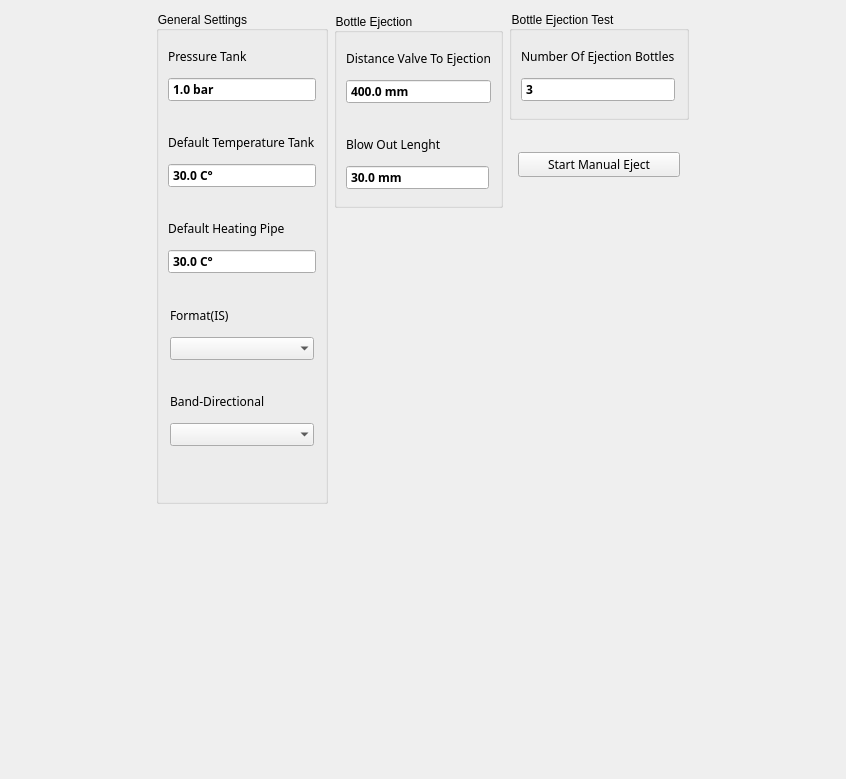
<?xml version="1.0" encoding="UTF-8"?>
<ui version="4.0">
 <class>GeneralDialog</class>
 <widget class="QWidget" name="GeneralDialog">
  <property name="geometry">
   <rect>
    <x>0</x>
    <y>0</y>
    <width>846</width>
    <height>779</height>
   </rect>
  </property>
  <property name="windowTitle">
   <string/>
  </property>
  <property name="styleSheet">
   <string notr="true">/*QWidget{
     background:rgb(218, 220, 224);
border: 0px;
}
*/</string>
  </property>
  <layout class="QGridLayout" name="gridLayout_7">
   <item row="0" column="0">
    <spacer name="horizontalSpacer">
     <property name="orientation">
      <enum>Qt::Horizontal</enum>
     </property>
     <property name="sizeHint" stdset="0">
      <size>
       <width>172</width>
       <height>20</height>
      </size>
     </property>
    </spacer>
   </item>
   <item row="0" column="1">
    <layout class="QGridLayout" name="gridLayout_5">
     <item row="0" column="0" rowspan="2">
      <widget class="QGroupBox" name="groupBoxGeneraProductSettings">
       <property name="sizePolicy">
        <sizepolicy hsizetype="Preferred" vsizetype="Fixed">
         <horstretch>0</horstretch>
         <verstretch>0</verstretch>
        </sizepolicy>
       </property>
       <property name="styleSheet">
        <string notr="true">QGroupBox{
    background-color: transparent;
}</string>
       </property>
       <property name="title">
        <string>General Settings</string>
       </property>
       <layout class="QGridLayout" name="gridLayout_6">
        <property name="leftMargin">
         <number>0</number>
        </property>
        <property name="topMargin">
         <number>0</number>
        </property>
        <property name="rightMargin">
         <number>0</number>
        </property>
        <property name="bottomMargin">
         <number>4</number>
        </property>
        <property name="spacing">
         <number>4</number>
        </property>
        <item row="3" column="0">
         <widget class="ContentBoardItem" name="widgetDashBoardFormatFromIS" native="true">
          <property name="sizePolicy">
           <sizepolicy hsizetype="Expanding" vsizetype="Fixed">
            <horstretch>0</horstretch>
            <verstretch>0</verstretch>
           </sizepolicy>
          </property>
          <property name="minimumSize">
           <size>
            <width>0</width>
            <height>82</height>
           </size>
          </property>
          <property name="maximumSize">
           <size>
            <width>16777215</width>
            <height>82</height>
           </size>
          </property>
          <property name="styleSheet">
           <string notr="true">/*QFrame{
     background:rgb(249,247,248);
     min-height: 80px;
     max-height: 80px;
}

QLabel{
  background:rgb(249,247,248);
  color: rgb(39,51,66);
  font-size: 16px;
  font-family: Siemens Sans;
  min-height: 20px;
  max-height: 20px;
}

QComboBox
{
    background:rgb(255,255,255);
    color:rgb(39,51,66);
    font-size: 16px;
    font-weight: bold;
    font-family: Siemens Sans;
    border: 1px solid rgb(39,51,66); 
    min-height: 32px;
    max-height: 32px;
}


QComboBox QAbstractItemView
{
     selection-background-color: rgb(196,199,204);
     padding: 0px 0px 0px 0px;
}


QComboBox::drop-down
{
     width: 0px;
     color: white;
     border-left-width: 0px;
     margin: 0px;
 }
*/



</string>
          </property>
          <layout class="QGridLayout" name="gridLayout">
           <item row="0" column="0">
            <widget class="QLabel" name="labelContentBoardFormatFromIS">
             <property name="font">
              <font>
               <family>Siemens Sans</family>
              </font>
             </property>
             <property name="text">
              <string>Format(IS)</string>
             </property>
            </widget>
           </item>
           <item row="1" column="0">
            <widget class="QComboBox" name="comboBoxFormatIS">
             <property name="sizePolicy">
              <sizepolicy hsizetype="Minimum" vsizetype="Fixed">
               <horstretch>0</horstretch>
               <verstretch>0</verstretch>
              </sizepolicy>
             </property>
             <property name="minimumSize">
              <size>
               <width>0</width>
               <height>0</height>
              </size>
             </property>
             <property name="maximumSize">
              <size>
               <width>16777215</width>
               <height>16777215</height>
              </size>
             </property>
             <property name="font">
              <font>
               <family>Siemens Sans</family>
               <weight>75</weight>
               <bold>true</bold>
              </font>
             </property>
             <property name="focusPolicy">
              <enum>Qt::ClickFocus</enum>
             </property>
             <property name="styleSheet">
              <string notr="true"/>
             </property>
             <property name="currentIndex">
              <number>-1</number>
             </property>
             <property name="sizeAdjustPolicy">
              <enum>QComboBox::AdjustToContents</enum>
             </property>
             <property name="minimumContentsLength">
              <number>0</number>
             </property>
             <property name="iconSize">
              <size>
               <width>16</width>
               <height>16</height>
              </size>
             </property>
             <property name="frame">
              <bool>false</bool>
             </property>
             <property name="modelColumn">
              <number>0</number>
             </property>
            </widget>
           </item>
          </layout>
         </widget>
        </item>
        <item row="4" column="0">
         <widget class="ContentBoardItem" name="contentBoardBandDirectional" native="true">
          <property name="sizePolicy">
           <sizepolicy hsizetype="Expanding" vsizetype="Fixed">
            <horstretch>0</horstretch>
            <verstretch>0</verstretch>
           </sizepolicy>
          </property>
          <property name="minimumSize">
           <size>
            <width>0</width>
            <height>82</height>
           </size>
          </property>
          <property name="maximumSize">
           <size>
            <width>16777215</width>
            <height>82</height>
           </size>
          </property>
          <property name="styleSheet">
           <string notr="true">/*QFrame{
     background:rgb(249,247,248);
     min-height: 80px;
     max-height: 80px;
}

QLabel{
  background:rgb(249,247,248);
  color: rgb(39,51,66);
  font-size: 16px;
  font-family: Siemens Sans;
  min-height: 20px;
  max-height: 20px;
}

QComboBox
{
    background:rgb(255,255,255);
    color:rgb(39,51,66);
    font-size: 16px;
    font-weight: bold;
    font-family: Siemens Sans;
    border: 1px solid rgb(39,51,66); 
    min-height: 32px;
    max-height: 32px;
}


QComboBox QAbstractItemView
{
     selection-background-color: rgb(196,199,204);
     padding: 0px 0px 0px 0px;
}


QComboBox::drop-down
{
     width: 0px;
     color: white;
     border-left-width: 0px;
     margin: 0px;
 }
*/



</string>
          </property>
          <layout class="QGridLayout" name="gridLayout_10">
           <item row="2" column="0">
            <widget class="QComboBox" name="comboBoxBandDirectional">
             <property name="sizePolicy">
              <sizepolicy hsizetype="Minimum" vsizetype="Fixed">
               <horstretch>0</horstretch>
               <verstretch>0</verstretch>
              </sizepolicy>
             </property>
             <property name="minimumSize">
              <size>
               <width>0</width>
               <height>0</height>
              </size>
             </property>
             <property name="maximumSize">
              <size>
               <width>16777215</width>
               <height>16777215</height>
              </size>
             </property>
             <property name="font">
              <font>
               <family>Siemens Sans</family>
               <weight>75</weight>
               <bold>true</bold>
              </font>
             </property>
             <property name="focusPolicy">
              <enum>Qt::ClickFocus</enum>
             </property>
             <property name="styleSheet">
              <string notr="true"/>
             </property>
             <property name="currentIndex">
              <number>-1</number>
             </property>
             <property name="sizeAdjustPolicy">
              <enum>QComboBox::AdjustToContents</enum>
             </property>
             <property name="minimumContentsLength">
              <number>0</number>
             </property>
             <property name="iconSize">
              <size>
               <width>16</width>
               <height>16</height>
              </size>
             </property>
             <property name="frame">
              <bool>false</bool>
             </property>
             <property name="modelColumn">
              <number>0</number>
             </property>
            </widget>
           </item>
           <item row="1" column="0">
            <widget class="QLabel" name="labelContentBoardBandDirectional">
             <property name="font">
              <font>
               <family>Siemens Sans</family>
              </font>
             </property>
             <property name="text">
              <string>Band-Directional</string>
             </property>
            </widget>
           </item>
          </layout>
         </widget>
        </item>
        <item row="0" column="0">
         <widget class="ContentBoardItem" name="widgetDashBoardValvePreasureActualValue" native="true">
          <property name="sizePolicy">
           <sizepolicy hsizetype="Expanding" vsizetype="Fixed">
            <horstretch>0</horstretch>
            <verstretch>0</verstretch>
           </sizepolicy>
          </property>
          <property name="minimumSize">
           <size>
            <width>0</width>
            <height>82</height>
           </size>
          </property>
          <property name="maximumSize">
           <size>
            <width>16777215</width>
            <height>82</height>
           </size>
          </property>
          <property name="styleSheet">
           <string notr="true">/*QFrame{
     background:rgb(249,247,248);
     min-height: 80px;
     max-height: 80px;
}

QLabel{
  background:rgb(249,247,248);
  color: rgb(39,51,66);
  font-size: 16px;
  font-family: Siemens Sans;
  min-height: 20px;
  max-height: 20px;
}

QDoubleSpinBox{
  background:rgb(255,255,255);
  color: rgb(39,51,66);
  font-size: 16px;
  font-weight: bold;
  font-family: Siemens Sans;
  min-height: 32px;
  max-height: 32px;
}

QDoubleSpinBox::focus{
 border: 2px solid rgb(0,95,135);
}
*/

QDoubleSpinBox::focus{
 border: 2px solid rgb(0,95,135);
}
</string>
          </property>
          <layout class="QGridLayout" name="gridLayout_19">
           <property name="leftMargin">
            <number>9</number>
           </property>
           <property name="rightMargin">
            <number>9</number>
           </property>
           <item row="0" column="0">
            <widget class="QLabel" name="labelContentBoardDefaultPreasure">
             <property name="font">
              <font>
               <family>Siemens Sans</family>
              </font>
             </property>
             <property name="text">
              <string>Pressure Tank</string>
             </property>
            </widget>
           </item>
           <item row="1" column="0">
            <widget class="QDoubleSpinBox" name="doubleSpinBoxDefaultPreasure">
             <property name="font">
              <font>
               <family>Siemens Sans</family>
               <weight>75</weight>
               <bold>true</bold>
              </font>
             </property>
             <property name="focusPolicy">
              <enum>Qt::ClickFocus</enum>
             </property>
             <property name="toolTip">
              <string>K70 output</string>
             </property>
             <property name="styleSheet">
              <string notr="true">/*QDoubleSpinBox{
     background:rgb(255,255,255);
     color:rgb(39,51,66);
}
*/</string>
             </property>
             <property name="wrapping">
              <bool>false</bool>
             </property>
             <property name="buttonSymbols">
              <enum>QAbstractSpinBox::NoButtons</enum>
             </property>
             <property name="suffix">
              <string> bar</string>
             </property>
             <property name="decimals">
              <number>1</number>
             </property>
             <property name="minimum">
              <double>0.000000000000000</double>
             </property>
             <property name="maximum">
              <double>3.000000000000000</double>
             </property>
             <property name="singleStep">
              <double>0.100000000000000</double>
             </property>
             <property name="value">
              <double>1.000000000000000</double>
             </property>
            </widget>
           </item>
          </layout>
         </widget>
        </item>
        <item row="2" column="0">
         <widget class="ContentBoardItem" name="widgetDashBoardDefaultHeatingPipe" native="true">
          <property name="sizePolicy">
           <sizepolicy hsizetype="Expanding" vsizetype="Fixed">
            <horstretch>0</horstretch>
            <verstretch>0</verstretch>
           </sizepolicy>
          </property>
          <property name="minimumSize">
           <size>
            <width>0</width>
            <height>82</height>
           </size>
          </property>
          <property name="maximumSize">
           <size>
            <width>16777215</width>
            <height>82</height>
           </size>
          </property>
          <property name="styleSheet">
           <string notr="true">/*QFrame{
     background:rgb(249,247,248);
     min-height: 80px;
     max-height: 80px;
}

QLabel{
  background:rgb(249,247,248);
  color: rgb(39,51,66);
  font-size: 16px;
  font-family: Siemens Sans;
  min-height: 20px;
  max-height: 20px;
}

QDoubleSpinBox{
  background:rgb(255,255,255);
  color: rgb(39,51,66);
  font-size: 16px;
  font-weight: bold;
  font-family: Siemens Sans;
  min-height: 32px;
  max-height: 32px;
}

QDoubleSpinBox::focus{
 border: 2px solid rgb(0,95,135);
}
*/

QDoubleSpinBox::focus{
 border: 2px solid rgb(0,95,135);
}
</string>
          </property>
          <layout class="QGridLayout" name="gridLayout_26">
           <property name="leftMargin">
            <number>9</number>
           </property>
           <property name="rightMargin">
            <number>9</number>
           </property>
           <item row="0" column="0">
            <widget class="QLabel" name="labelContentBoardDefaultHeatingPipe">
             <property name="font">
              <font>
               <family>Siemens Sans</family>
              </font>
             </property>
             <property name="text">
              <string>Default Heating Pipe</string>
             </property>
            </widget>
           </item>
           <item row="1" column="0">
            <widget class="QDoubleSpinBox" name="doubleSpinBoxDefaultHeatingPipe">
             <property name="font">
              <font>
               <family>Siemens Sans</family>
               <weight>75</weight>
               <bold>true</bold>
              </font>
             </property>
             <property name="focusPolicy">
              <enum>Qt::ClickFocus</enum>
             </property>
             <property name="toolTip">
              <string>K31 output</string>
             </property>
             <property name="styleSheet">
              <string notr="true">/*QDoubleSpinBox{
     background:rgb(255,255,255);
     color:rgb(39,51,66);
}
*/</string>
             </property>
             <property name="wrapping">
              <bool>false</bool>
             </property>
             <property name="buttonSymbols">
              <enum>QAbstractSpinBox::NoButtons</enum>
             </property>
             <property name="suffix">
              <string> C°</string>
             </property>
             <property name="decimals">
              <number>1</number>
             </property>
             <property name="minimum">
              <double>0.000000000000000</double>
             </property>
             <property name="maximum">
              <double>100.000000000000000</double>
             </property>
             <property name="singleStep">
              <double>1.000000000000000</double>
             </property>
             <property name="value">
              <double>30.000000000000000</double>
             </property>
            </widget>
           </item>
          </layout>
         </widget>
        </item>
        <item row="1" column="0">
         <widget class="ContentBoardItem" name="widgetDashBoardPreasureTankDefaultTemp" native="true">
          <property name="sizePolicy">
           <sizepolicy hsizetype="Expanding" vsizetype="Fixed">
            <horstretch>0</horstretch>
            <verstretch>0</verstretch>
           </sizepolicy>
          </property>
          <property name="minimumSize">
           <size>
            <width>0</width>
            <height>82</height>
           </size>
          </property>
          <property name="maximumSize">
           <size>
            <width>16777215</width>
            <height>82</height>
           </size>
          </property>
          <property name="styleSheet">
           <string notr="true">/*QFrame{
     background:rgb(249,247,248);
     min-height: 80px;
     max-height: 80px;
}

QLabel{
  background:rgb(249,247,248);
  color: rgb(39,51,66);
  font-size: 16px;
  font-family: Siemens Sans;
  min-height: 20px;
  max-height: 20px;
}

QDoubleSpinBox{
  background:rgb(255,255,255);
  color: rgb(39,51,66);
  font-size: 16px;
  font-weight: bold;
  font-family: Siemens Sans;
  min-height: 32px;
  max-height: 32px;
}

QDoubleSpinBox::focus{
 border: 2px solid rgb(0,95,135);
}
*/

QDoubleSpinBox::focus{
 border: 2px solid rgb(0,95,135);
}
</string>
          </property>
          <layout class="QGridLayout" name="gridLayout_22">
           <property name="leftMargin">
            <number>9</number>
           </property>
           <property name="rightMargin">
            <number>9</number>
           </property>
           <item row="0" column="0">
            <widget class="QLabel" name="labelContentBoardPreasureTankDefaultTemp">
             <property name="font">
              <font>
               <family>Siemens Sans</family>
              </font>
             </property>
             <property name="text">
              <string>Default Temperature Tank</string>
             </property>
            </widget>
           </item>
           <item row="1" column="0">
            <widget class="QDoubleSpinBox" name="doubleSpinBoxPreasureTankDefaultTemp">
             <property name="font">
              <font>
               <family>Siemens Sans</family>
               <weight>75</weight>
               <bold>true</bold>
              </font>
             </property>
             <property name="focusPolicy">
              <enum>Qt::ClickFocus</enum>
             </property>
             <property name="toolTip">
              <string>K31 output</string>
             </property>
             <property name="styleSheet">
              <string notr="true">/*QDoubleSpinBox{
     background:rgb(255,255,255);
     color:rgb(39,51,66);
}
*/</string>
             </property>
             <property name="wrapping">
              <bool>false</bool>
             </property>
             <property name="buttonSymbols">
              <enum>QAbstractSpinBox::NoButtons</enum>
             </property>
             <property name="suffix">
              <string> C°</string>
             </property>
             <property name="decimals">
              <number>1</number>
             </property>
             <property name="minimum">
              <double>0.000000000000000</double>
             </property>
             <property name="maximum">
              <double>100.000000000000000</double>
             </property>
             <property name="singleStep">
              <double>1.000000000000000</double>
             </property>
             <property name="value">
              <double>30.000000000000000</double>
             </property>
            </widget>
           </item>
          </layout>
         </widget>
        </item>
        <item row="5" column="0">
         <spacer name="verticalSpacer_3">
          <property name="orientation">
           <enum>Qt::Vertical</enum>
          </property>
          <property name="sizeHint" stdset="0">
           <size>
            <width>20</width>
            <height>40</height>
           </size>
          </property>
         </spacer>
        </item>
       </layout>
      </widget>
     </item>
     <item row="0" column="1">
      <widget class="QGroupBox" name="groupBoxEjectBottleSettings">
       <property name="sizePolicy">
        <sizepolicy hsizetype="Preferred" vsizetype="Fixed">
         <horstretch>0</horstretch>
         <verstretch>0</verstretch>
        </sizepolicy>
       </property>
       <property name="styleSheet">
        <string notr="true">QGroupBox{
    background-color: transparent;
}</string>
       </property>
       <property name="title">
        <string>Bottle Ejection</string>
       </property>
       <layout class="QGridLayout" name="gridLayout_2">
        <property name="leftMargin">
         <number>0</number>
        </property>
        <property name="topMargin">
         <number>0</number>
        </property>
        <property name="rightMargin">
         <number>0</number>
        </property>
        <property name="bottomMargin">
         <number>4</number>
        </property>
        <property name="spacing">
         <number>4</number>
        </property>
        <item row="0" column="0">
         <widget class="ContentBoardItem" name="widgetDashBoardDistanceBottleEjection" native="true">
          <property name="sizePolicy">
           <sizepolicy hsizetype="Expanding" vsizetype="Fixed">
            <horstretch>0</horstretch>
            <verstretch>0</verstretch>
           </sizepolicy>
          </property>
          <property name="minimumSize">
           <size>
            <width>0</width>
            <height>82</height>
           </size>
          </property>
          <property name="maximumSize">
           <size>
            <width>16777215</width>
            <height>82</height>
           </size>
          </property>
          <property name="styleSheet">
           <string notr="true">/*QFrame{
     background:rgb(249,247,248);
     min-height: 80px;
     max-height: 80px;
}

QLabel{
  background:rgb(249,247,248);
  color: rgb(39,51,66);
  font-size: 16px;
  font-family: Siemens Sans;
  min-height: 20px;
  max-height: 20px;
}

QDoubleSpinBox{
  background:rgb(255,255,255);
  color: rgb(39,51,66);
  font-size: 16px;
  font-weight: bold;
  font-family: Siemens Sans;
  min-height: 32px;
  max-height: 32px;
}

QDoubleSpinBox::focus{
 border: 2px solid rgb(0,95,135);
}
*/

QDoubleSpinBox::focus{
 border: 2px solid rgb(0,95,135);
}
</string>
          </property>
          <layout class="QGridLayout" name="gridLayout_21">
           <property name="leftMargin">
            <number>9</number>
           </property>
           <property name="rightMargin">
            <number>9</number>
           </property>
           <item row="0" column="0">
            <widget class="QLabel" name="labelContentBoardDistanceValveEjection">
             <property name="font">
              <font>
               <family>Siemens Sans</family>
              </font>
             </property>
             <property name="text">
              <string>Distance Valve To Ejection</string>
             </property>
            </widget>
           </item>
           <item row="1" column="0">
            <widget class="QDoubleSpinBox" name="doubleSpinBoxDistanceValveEjection">
             <property name="font">
              <font>
               <family>Siemens Sans</family>
               <weight>75</weight>
               <bold>true</bold>
              </font>
             </property>
             <property name="focusPolicy">
              <enum>Qt::ClickFocus</enum>
             </property>
             <property name="styleSheet">
              <string notr="true">/*QDoubleSpinBox{
     background:rgb(255,255,255);
     color:rgb(39,51,66);
}
*/</string>
             </property>
             <property name="wrapping">
              <bool>false</bool>
             </property>
             <property name="buttonSymbols">
              <enum>QAbstractSpinBox::NoButtons</enum>
             </property>
             <property name="suffix">
              <string> mm</string>
             </property>
             <property name="decimals">
              <number>1</number>
             </property>
             <property name="minimum">
              <double>0.100000000000000</double>
             </property>
             <property name="maximum">
              <double>10000.000000000000000</double>
             </property>
             <property name="singleStep">
              <double>1.000000000000000</double>
             </property>
             <property name="value">
              <double>400.000000000000000</double>
             </property>
            </widget>
           </item>
          </layout>
         </widget>
        </item>
        <item row="1" column="0">
         <widget class="ContentBoardItem" name="widgetDashBoardProductWidth" native="true">
          <property name="sizePolicy">
           <sizepolicy hsizetype="Expanding" vsizetype="Fixed">
            <horstretch>0</horstretch>
            <verstretch>0</verstretch>
           </sizepolicy>
          </property>
          <property name="minimumSize">
           <size>
            <width>0</width>
            <height>82</height>
           </size>
          </property>
          <property name="maximumSize">
           <size>
            <width>16777215</width>
            <height>82</height>
           </size>
          </property>
          <property name="styleSheet">
           <string notr="true">/*QFrame{
     background:rgb(249,247,248);
     min-height: 80px;
     max-height: 80px;
}

QLabel{
  background:rgb(249,247,248);
  color: rgb(39,51,66);
  font-size: 16px;
  font-family: Siemens Sans;
  min-height: 20px;
  max-height: 20px;
}

QDoubleSpinBox{
background:rgb(255,255,255);
  color: rgb(39,51,66);
  font-size: 16px;
  font-weight: bold;
  font-family: Siemens Sans;
  min-height: 32px;
  max-height: 32px;
}

QDoubleSpinBox::focus{
 border: 2px solid rgb(0,95,135);
}
*/

QDoubleSpinBox::focus{
 border: 2px solid rgb(0,95,135);
}</string>
          </property>
          <layout class="QGridLayout" name="gridLayout_23">
           <property name="leftMargin">
            <number>9</number>
           </property>
           <item row="1" column="0">
            <widget class="QDoubleSpinBox" name="doubleSpinBoxBlowOutLenght">
             <property name="font">
              <font>
               <family>Siemens Sans</family>
               <weight>75</weight>
               <bold>true</bold>
              </font>
             </property>
             <property name="focusPolicy">
              <enum>Qt::ClickFocus</enum>
             </property>
             <property name="styleSheet">
              <string notr="true">/*QDoubleSpinBox{
     background:rgb(255,255,255);
     color:rgb(39,51,66);
}
*/</string>
             </property>
             <property name="wrapping">
              <bool>false</bool>
             </property>
             <property name="buttonSymbols">
              <enum>QAbstractSpinBox::NoButtons</enum>
             </property>
             <property name="suffix">
              <string> mm</string>
             </property>
             <property name="decimals">
              <number>1</number>
             </property>
             <property name="minimum">
              <double>0.000000000000000</double>
             </property>
             <property name="maximum">
              <double>1000.000000000000000</double>
             </property>
             <property name="singleStep">
              <double>0.100000000000000</double>
             </property>
             <property name="value">
              <double>30.000000000000000</double>
             </property>
            </widget>
           </item>
           <item row="0" column="0">
            <widget class="QLabel" name="labelContentBoardBlowOutLenght">
             <property name="font">
              <font>
               <family>Siemens Sans</family>
              </font>
             </property>
             <property name="text">
              <string>Blow Out Lenght</string>
             </property>
            </widget>
           </item>
          </layout>
         </widget>
        </item>
       </layout>
      </widget>
     </item>
     <item row="0" column="2">
      <layout class="QGridLayout" name="gridLayout_4">
       <property name="bottomMargin">
        <number>4</number>
       </property>
       <property name="spacing">
        <number>4</number>
       </property>
       <item row="0" column="0">
        <widget class="QGroupBox" name="groupBoxBottleEjectionTest">
         <property name="sizePolicy">
          <sizepolicy hsizetype="Preferred" vsizetype="Fixed">
           <horstretch>0</horstretch>
           <verstretch>0</verstretch>
          </sizepolicy>
         </property>
         <property name="styleSheet">
          <string notr="true">QGroupBox{
    background-color: transparent;
}</string>
         </property>
         <property name="title">
          <string>Bottle Ejection Test</string>
         </property>
         <layout class="QGridLayout" name="gridLayout_3">
          <property name="leftMargin">
           <number>0</number>
          </property>
          <property name="topMargin">
           <number>0</number>
          </property>
          <property name="rightMargin">
           <number>0</number>
          </property>
          <property name="bottomMargin">
           <number>4</number>
          </property>
          <property name="spacing">
           <number>4</number>
          </property>
          <item row="0" column="0">
           <widget class="ContentBoardItem" name="widgetDashBoardNumberEjectedBottlesByUser" native="true">
            <property name="sizePolicy">
             <sizepolicy hsizetype="Expanding" vsizetype="Fixed">
              <horstretch>0</horstretch>
              <verstretch>0</verstretch>
             </sizepolicy>
            </property>
            <property name="minimumSize">
             <size>
              <width>0</width>
              <height>82</height>
             </size>
            </property>
            <property name="maximumSize">
             <size>
              <width>16777215</width>
              <height>82</height>
             </size>
            </property>
            <property name="styleSheet">
             <string notr="true">/*QFrame{
     background:rgb(249,247,248);
     min-height: 80px;
     max-height: 80px;
}

QLabel{
  background:rgb(249,247,248);
  color: rgb(39,51,66);
  font-size: 16px;
  font-family: Siemens Sans;
  min-height: 20px;
  max-height: 20px;
}

QDoubleSpinBox{
background:rgb(255,255,255);
  color: rgb(39,51,66);
  font-size: 16px;
  font-weight: bold;
  font-family: Siemens Sans;
  min-height: 32px;
  max-height: 32px;
}

QDoubleSpinBox::focus{
 border: 2px solid rgb(0,95,135);
}
*/

QDoubleSpinBox::focus{
 border: 2px solid rgb(0,95,135);
}</string>
            </property>
            <layout class="QGridLayout" name="gridLayout_24">
             <property name="leftMargin">
              <number>9</number>
             </property>
             <item row="1" column="0">
              <widget class="QDoubleSpinBox" name="doubleSpinBoxNumberEjectedBottlesByUser">
               <property name="font">
                <font>
                 <family>Siemens Sans</family>
                 <weight>75</weight>
                 <bold>true</bold>
                </font>
               </property>
               <property name="focusPolicy">
                <enum>Qt::ClickFocus</enum>
               </property>
               <property name="styleSheet">
                <string notr="true">/*QDoubleSpinBox{
     background:rgb(255,255,255);
     color:rgb(39,51,66);
}
*/</string>
               </property>
               <property name="wrapping">
                <bool>false</bool>
               </property>
               <property name="buttonSymbols">
                <enum>QAbstractSpinBox::NoButtons</enum>
               </property>
               <property name="suffix">
                <string/>
               </property>
               <property name="decimals">
                <number>0</number>
               </property>
               <property name="minimum">
                <double>0.000000000000000</double>
               </property>
               <property name="maximum">
                <double>20.000000000000000</double>
               </property>
               <property name="singleStep">
                <double>0.100000000000000</double>
               </property>
               <property name="value">
                <double>3.000000000000000</double>
               </property>
              </widget>
             </item>
             <item row="0" column="0">
              <widget class="QLabel" name="labelContentBoardNumberEjectedBottlesByUser">
               <property name="font">
                <font>
                 <family>Siemens Sans</family>
                </font>
               </property>
               <property name="text">
                <string>Number Of Ejection Bottles</string>
               </property>
              </widget>
             </item>
            </layout>
           </widget>
          </item>
         </layout>
        </widget>
       </item>
       <item row="1" column="0">
        <widget class="ContentBoardItem" name="widgetDashBoardButtonStartManualEject" native="true">
         <property name="sizePolicy">
          <sizepolicy hsizetype="Expanding" vsizetype="Fixed">
           <horstretch>0</horstretch>
           <verstretch>0</verstretch>
          </sizepolicy>
         </property>
         <property name="minimumSize">
          <size>
           <width>0</width>
           <height>82</height>
          </size>
         </property>
         <property name="maximumSize">
          <size>
           <width>16777215</width>
           <height>82</height>
          </size>
         </property>
         <property name="styleSheet">
          <string notr="true">/*QFrame{
     background:rgb(249,247,248);
     min-height: 80px;
     max-height: 80px;
}

QLabel{
  background:rgb(249,247,248);
  color: rgb(39,51,66);
  font-size: 16px;
  font-family: Siemens Sans;
  min-height: 20px;
  max-height: 20px;
}

QDoubleSpinBox{
background:rgb(255,255,255);
  color: rgb(39,51,66);
  font-size: 16px;
  font-weight: bold;
  font-family: Siemens Sans;
  min-height: 32px;
  max-height: 32px;
}

QDoubleSpinBox::focus{
 border: 2px solid rgb(0,95,135);
}
*/

QDoubleSpinBox::focus{
 border: 2px solid rgb(0,95,135);
}</string>
         </property>
         <layout class="QGridLayout" name="gridLayout_25">
          <property name="leftMargin">
           <number>9</number>
          </property>
          <property name="topMargin">
           <number>9</number>
          </property>
          <property name="rightMargin">
           <number>9</number>
          </property>
          <property name="bottomMargin">
           <number>9</number>
          </property>
          <property name="spacing">
           <number>4</number>
          </property>
          <item row="1" column="0">
           <widget class="QPushButton" name="pushButtonManualEject">
            <property name="font">
             <font>
              <family>Siemens Sans</family>
             </font>
            </property>
            <property name="text">
             <string>Start Manual Eject</string>
            </property>
           </widget>
          </item>
         </layout>
        </widget>
       </item>
      </layout>
     </item>
     <item row="1" column="1" colspan="2">
      <spacer name="verticalSpacer">
       <property name="orientation">
        <enum>Qt::Vertical</enum>
       </property>
       <property name="sizeHint" stdset="0">
        <size>
         <width>20</width>
         <height>120</height>
        </size>
       </property>
      </spacer>
     </item>
    </layout>
   </item>
   <item row="0" column="2">
    <spacer name="horizontalSpacer_2">
     <property name="orientation">
      <enum>Qt::Horizontal</enum>
     </property>
     <property name="sizeHint" stdset="0">
      <size>
       <width>172</width>
       <height>20</height>
      </size>
     </property>
    </spacer>
   </item>
   <item row="1" column="1">
    <spacer name="verticalSpacer_2">
     <property name="orientation">
      <enum>Qt::Vertical</enum>
     </property>
     <property name="sizeHint" stdset="0">
      <size>
       <width>20</width>
       <height>94</height>
      </size>
     </property>
    </spacer>
   </item>
  </layout>
 </widget>
 <layoutdefault spacing="6" margin="11"/>
 <customwidgets>
  <customwidget>
   <class>ContentBoardItem</class>
   <extends>QWidget</extends>
   <header location="global">contentboarditem.h</header>
   <container>1</container>
  </customwidget>
 </customwidgets>
 <resources/>
 <connections/>
</ui>
